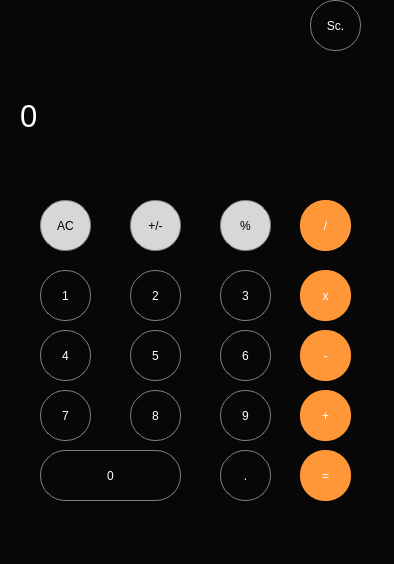
<?xml version="1.0" encoding="UTF-8"?>
<ui version="4.0">
 <class>Calculator</class>
 <widget class="QMainWindow" name="Calculator">
  <property name="geometry">
   <rect>
    <x>0</x>
    <y>0</y>
    <width>394</width>
    <height>564</height>
   </rect>
  </property>
  <property name="windowTitle">
   <string>Calculator</string>
  </property>
  <property name="styleSheet">
   <string notr="true">background-color: rgb(7, 7, 7);</string>
  </property>
  <widget class="QWidget" name="centralwidget">
   <widget class="QLabel" name="label">
    <property name="enabled">
     <bool>true</bool>
    </property>
    <property name="geometry">
     <rect>
      <x>20</x>
      <y>60</y>
      <width>331</width>
      <height>111</height>
     </rect>
    </property>
    <property name="palette">
     <palette>
      <active>
       <colorrole role="WindowText">
        <brush brushstyle="SolidPattern">
         <color alpha="255">
          <red>255</red>
          <green>255</green>
          <blue>255</blue>
         </color>
        </brush>
       </colorrole>
       <colorrole role="Button">
        <brush brushstyle="SolidPattern">
         <color alpha="255">
          <red>7</red>
          <green>7</green>
          <blue>7</blue>
         </color>
        </brush>
       </colorrole>
       <colorrole role="Text">
        <brush brushstyle="SolidPattern">
         <color alpha="255">
          <red>255</red>
          <green>255</green>
          <blue>255</blue>
         </color>
        </brush>
       </colorrole>
       <colorrole role="ButtonText">
        <brush brushstyle="SolidPattern">
         <color alpha="255">
          <red>255</red>
          <green>255</green>
          <blue>255</blue>
         </color>
        </brush>
       </colorrole>
       <colorrole role="Base">
        <brush brushstyle="SolidPattern">
         <color alpha="255">
          <red>7</red>
          <green>7</green>
          <blue>7</blue>
         </color>
        </brush>
       </colorrole>
       <colorrole role="Window">
        <brush brushstyle="SolidPattern">
         <color alpha="255">
          <red>7</red>
          <green>7</green>
          <blue>7</blue>
         </color>
        </brush>
       </colorrole>
       <colorrole role="PlaceholderText">
        <brush brushstyle="NoBrush">
         <color alpha="128">
          <red>255</red>
          <green>255</green>
          <blue>255</blue>
         </color>
        </brush>
       </colorrole>
      </active>
      <inactive>
       <colorrole role="WindowText">
        <brush brushstyle="SolidPattern">
         <color alpha="255">
          <red>255</red>
          <green>255</green>
          <blue>255</blue>
         </color>
        </brush>
       </colorrole>
       <colorrole role="Button">
        <brush brushstyle="SolidPattern">
         <color alpha="255">
          <red>7</red>
          <green>7</green>
          <blue>7</blue>
         </color>
        </brush>
       </colorrole>
       <colorrole role="Text">
        <brush brushstyle="SolidPattern">
         <color alpha="255">
          <red>255</red>
          <green>255</green>
          <blue>255</blue>
         </color>
        </brush>
       </colorrole>
       <colorrole role="ButtonText">
        <brush brushstyle="SolidPattern">
         <color alpha="255">
          <red>255</red>
          <green>255</green>
          <blue>255</blue>
         </color>
        </brush>
       </colorrole>
       <colorrole role="Base">
        <brush brushstyle="SolidPattern">
         <color alpha="255">
          <red>7</red>
          <green>7</green>
          <blue>7</blue>
         </color>
        </brush>
       </colorrole>
       <colorrole role="Window">
        <brush brushstyle="SolidPattern">
         <color alpha="255">
          <red>7</red>
          <green>7</green>
          <blue>7</blue>
         </color>
        </brush>
       </colorrole>
       <colorrole role="PlaceholderText">
        <brush brushstyle="NoBrush">
         <color alpha="128">
          <red>255</red>
          <green>255</green>
          <blue>255</blue>
         </color>
        </brush>
       </colorrole>
      </inactive>
      <disabled>
       <colorrole role="WindowText">
        <brush brushstyle="SolidPattern">
         <color alpha="255">
          <red>255</red>
          <green>255</green>
          <blue>255</blue>
         </color>
        </brush>
       </colorrole>
       <colorrole role="Button">
        <brush brushstyle="SolidPattern">
         <color alpha="255">
          <red>7</red>
          <green>7</green>
          <blue>7</blue>
         </color>
        </brush>
       </colorrole>
       <colorrole role="Text">
        <brush brushstyle="SolidPattern">
         <color alpha="255">
          <red>255</red>
          <green>255</green>
          <blue>255</blue>
         </color>
        </brush>
       </colorrole>
       <colorrole role="ButtonText">
        <brush brushstyle="SolidPattern">
         <color alpha="255">
          <red>255</red>
          <green>255</green>
          <blue>255</blue>
         </color>
        </brush>
       </colorrole>
       <colorrole role="Base">
        <brush brushstyle="SolidPattern">
         <color alpha="255">
          <red>7</red>
          <green>7</green>
          <blue>7</blue>
         </color>
        </brush>
       </colorrole>
       <colorrole role="Window">
        <brush brushstyle="SolidPattern">
         <color alpha="255">
          <red>7</red>
          <green>7</green>
          <blue>7</blue>
         </color>
        </brush>
       </colorrole>
       <colorrole role="PlaceholderText">
        <brush brushstyle="NoBrush">
         <color alpha="128">
          <red>255</red>
          <green>255</green>
          <blue>255</blue>
         </color>
        </brush>
       </colorrole>
      </disabled>
     </palette>
    </property>
    <property name="font">
     <font>
      <pointsize>23</pointsize>
     </font>
    </property>
    <property name="layoutDirection">
     <enum>Qt::LeftToRight</enum>
    </property>
    <property name="styleSheet">
     <string notr="true">QLabel {
	color: rgb(255, 255, 255);
  qproperty-alignment: 'AlignVCenter | AlignRight';
}

</string>
    </property>
    <property name="text">
     <string>0</string>
    </property>
    <property name="textFormat">
     <enum>Qt::PlainText</enum>
    </property>
   </widget>
   <widget class="QPushButton" name="button0">
    <property name="geometry">
     <rect>
      <x>40</x>
      <y>450</y>
      <width>141</width>
      <height>51</height>
     </rect>
    </property>
    <property name="styleSheet">
     <string notr="true">QPushButton{
color: rgb(255, 255, 255);
border: 1px solid gray;border-radius: 25px;}

QPushButton:pressed {
color: rgb(100,100,100);
    background-color: qlineargradient(x1: 0, y1: 0, x2: 0, y2: 1,
                                      stop: 0 #dadbde, stop: 1 #f6f7fa);
}</string>
    </property>
    <property name="text">
     <string>0</string>
    </property>
   </widget>
   <widget class="QPushButton" name="button1">
    <property name="geometry">
     <rect>
      <x>40</x>
      <y>270</y>
      <width>51</width>
      <height>51</height>
     </rect>
    </property>
    <property name="styleSheet">
     <string notr="true">QPushButton{
	color: rgb(255, 255, 255);
border: 1px solid gray;border-radius: 25px;}

QPushButton:pressed {
color: rgb(100,100,100);
    background-color: qlineargradient(x1: 0, y1: 0, x2: 0, y2: 1,
                                      stop: 0 #dadbde, stop: 1 #f6f7fa);
}</string>
    </property>
    <property name="text">
     <string>1</string>
    </property>
   </widget>
   <widget class="QPushButton" name="button2">
    <property name="geometry">
     <rect>
      <x>130</x>
      <y>270</y>
      <width>51</width>
      <height>51</height>
     </rect>
    </property>
    <property name="styleSheet">
     <string notr="true">QPushButton{
color: rgb(255, 255, 255);
border: 1px solid gray;border-radius: 25px;}

QPushButton:pressed {
color: rgb(100,100,100);
    background-color: qlineargradient(x1: 0, y1: 0, x2: 0, y2: 1,
                                      stop: 0 #dadbde, stop: 1 #f6f7fa);
}</string>
    </property>
    <property name="text">
     <string>2</string>
    </property>
   </widget>
   <widget class="QPushButton" name="button3">
    <property name="geometry">
     <rect>
      <x>220</x>
      <y>270</y>
      <width>51</width>
      <height>51</height>
     </rect>
    </property>
    <property name="styleSheet">
     <string notr="true">QPushButton{
color: rgb(255, 255, 255);
border: 1px solid gray;border-radius: 25px;}

QPushButton:pressed {
color: rgb(100,100,100);
    background-color: qlineargradient(x1: 0, y1: 0, x2: 0, y2: 1,
                                      stop: 0 #dadbde, stop: 1 #f6f7fa);
}</string>
    </property>
    <property name="text">
     <string>3</string>
    </property>
   </widget>
   <widget class="QPushButton" name="button4">
    <property name="geometry">
     <rect>
      <x>40</x>
      <y>330</y>
      <width>51</width>
      <height>51</height>
     </rect>
    </property>
    <property name="styleSheet">
     <string notr="true">QPushButton{
color: rgb(255, 255, 255);
border: 1px solid gray;border-radius: 25px;}

QPushButton:pressed {
color: rgb(100,100,100);
    background-color: qlineargradient(x1: 0, y1: 0, x2: 0, y2: 1,
                                      stop: 0 #dadbde, stop: 1 #f6f7fa);
}</string>
    </property>
    <property name="text">
     <string>4</string>
    </property>
   </widget>
   <widget class="QPushButton" name="button5">
    <property name="geometry">
     <rect>
      <x>130</x>
      <y>330</y>
      <width>51</width>
      <height>51</height>
     </rect>
    </property>
    <property name="styleSheet">
     <string notr="true">QPushButton{
color: rgb(255, 255, 255);
border: 1px solid gray;border-radius: 25px;}

QPushButton:pressed {
color: rgb(100,100,100);
    background-color: qlineargradient(x1: 0, y1: 0, x2: 0, y2: 1,
                                      stop: 0 #dadbde, stop: 1 #f6f7fa);
}</string>
    </property>
    <property name="text">
     <string>5</string>
    </property>
   </widget>
   <widget class="QPushButton" name="button6">
    <property name="geometry">
     <rect>
      <x>220</x>
      <y>330</y>
      <width>51</width>
      <height>51</height>
     </rect>
    </property>
    <property name="styleSheet">
     <string notr="true">QPushButton{
color: rgb(255, 255, 255);
border: 1px solid gray;border-radius: 25px;}

QPushButton:pressed {
color: rgb(100,100,100);
    background-color: qlineargradient(x1: 0, y1: 0, x2: 0, y2: 1,
                                      stop: 0 #dadbde, stop: 1 #f6f7fa);
}</string>
    </property>
    <property name="text">
     <string>6</string>
    </property>
   </widget>
   <widget class="QPushButton" name="button7">
    <property name="geometry">
     <rect>
      <x>40</x>
      <y>390</y>
      <width>51</width>
      <height>51</height>
     </rect>
    </property>
    <property name="styleSheet">
     <string notr="true">QPushButton{
color: rgb(255, 255, 255);
border: 1px solid gray;border-radius: 25px;}

QPushButton:pressed {
color: rgb(100,100,100);
    background-color: qlineargradient(x1: 0, y1: 0, x2: 0, y2: 1,
                                      stop: 0 #dadbde, stop: 1 #f6f7fa);
}</string>
    </property>
    <property name="text">
     <string>7</string>
    </property>
   </widget>
   <widget class="QPushButton" name="button8">
    <property name="geometry">
     <rect>
      <x>130</x>
      <y>390</y>
      <width>51</width>
      <height>51</height>
     </rect>
    </property>
    <property name="styleSheet">
     <string notr="true">QPushButton{
color: rgb(255, 255, 255);
border: 1px solid gray;border-radius: 25px;}

QPushButton:pressed {
color: rgb(100,100,100);
    background-color: qlineargradient(x1: 0, y1: 0, x2: 0, y2: 1,
                                      stop: 0 #dadbde, stop: 1 #f6f7fa);
}</string>
    </property>
    <property name="text">
     <string>8</string>
    </property>
   </widget>
   <widget class="QPushButton" name="button9">
    <property name="geometry">
     <rect>
      <x>220</x>
      <y>390</y>
      <width>51</width>
      <height>51</height>
     </rect>
    </property>
    <property name="styleSheet">
     <string notr="true">QPushButton{
color: rgb(255, 255, 255);
border: 1px solid gray;border-radius: 25px;}

QPushButton:pressed {
color: rgb(100,100,100);
    background-color: qlineargradient(x1: 0, y1: 0, x2: 0, y2: 1,
                                      stop: 0 #dadbde, stop: 1 #f6f7fa);
}</string>
    </property>
    <property name="text">
     <string>9</string>
    </property>
   </widget>
   <widget class="QPushButton" name="buttonAC">
    <property name="geometry">
     <rect>
      <x>40</x>
      <y>200</y>
      <width>51</width>
      <height>51</height>
     </rect>
    </property>
    <property name="styleSheet">
     <string notr="true">QPushButton{
background-color: rgb(215, 215, 215);
  border: 1px solid gray;border-radius: 25px;
}
QPushButton:pressed {
    background-color: qlineargradient(x1: 0, y1: 0, x2: 0, y2: 1,
                                      stop: 0 #BEBEBE, stop: 1 #D7D7D7);
}</string>
    </property>
    <property name="text">
     <string>AC</string>
    </property>
   </widget>
   <widget class="QPushButton" name="buttonplus_minus">
    <property name="geometry">
     <rect>
      <x>130</x>
      <y>200</y>
      <width>51</width>
      <height>51</height>
     </rect>
    </property>
    <property name="styleSheet">
     <string notr="true">QPushButton{
background-color: rgb(215, 215, 215);
  border: 1px solid gray;border-radius: 25px;
}
QPushButton:pressed {
    background-color: qlineargradient(x1: 0, y1: 0, x2: 0, y2: 1,
                                      stop: 0 #BEBEBE, stop: 1 #D7D7D7);
}</string>
    </property>
    <property name="text">
     <string>+/-</string>
    </property>
   </widget>
   <widget class="QPushButton" name="buttonpercent">
    <property name="geometry">
     <rect>
      <x>220</x>
      <y>200</y>
      <width>51</width>
      <height>51</height>
     </rect>
    </property>
    <property name="styleSheet">
     <string notr="true">QPushButton{
background-color: rgb(215, 215, 215);
  border: 1px solid gray;border-radius: 25px;
}
QPushButton:pressed {
    background-color: qlineargradient(x1: 0, y1: 0, x2: 0, y2: 1,
                                      stop: 0 #BEBEBE, stop: 1 #D7D7D7);
}</string>
    </property>
    <property name="text">
     <string>%</string>
    </property>
   </widget>
   <widget class="QPushButton" name="buttondivide">
    <property name="geometry">
     <rect>
      <x>300</x>
      <y>200</y>
      <width>51</width>
      <height>51</height>
     </rect>
    </property>
    <property name="styleSheet">
     <string notr="true"> QPushButton{
background-color: rgb(255, 151, 57);
  color: white; 
border-radius: 25px;}
QPushButton:pressed {
    background-color: qlineargradient(x1: 0, y1: 0, x2: 0, y2: 1,
                                      stop: 0 #FF7832, stop: 1 #FF9739);
}</string>
    </property>
    <property name="text">
     <string>/</string>
    </property>
   </widget>
   <widget class="QPushButton" name="buttonmult">
    <property name="geometry">
     <rect>
      <x>300</x>
      <y>270</y>
      <width>51</width>
      <height>51</height>
     </rect>
    </property>
    <property name="styleSheet">
     <string notr="true"> QPushButton{
background-color: rgb(255, 151, 57);
  color: white; 
border-radius: 25px;}
QPushButton:pressed {
    background-color: qlineargradient(x1: 0, y1: 0, x2: 0, y2: 1,
                                      stop: 0 #FF7832, stop: 1 #FF9739);
}</string>
    </property>
    <property name="text">
     <string>x</string>
    </property>
   </widget>
   <widget class="QPushButton" name="buttonminus">
    <property name="geometry">
     <rect>
      <x>300</x>
      <y>330</y>
      <width>51</width>
      <height>51</height>
     </rect>
    </property>
    <property name="styleSheet">
     <string notr="true"> QPushButton{
background-color: rgb(255, 151, 57);
  color: white; 
border-radius: 25px;}
QPushButton:pressed {
    background-color: qlineargradient(x1: 0, y1: 0, x2: 0, y2: 1,
                                      stop: 0 #FF7832, stop: 1 #FF9739);
}</string>
    </property>
    <property name="text">
     <string>-</string>
    </property>
   </widget>
   <widget class="QPushButton" name="buttonplus">
    <property name="geometry">
     <rect>
      <x>300</x>
      <y>390</y>
      <width>51</width>
      <height>51</height>
     </rect>
    </property>
    <property name="styleSheet">
     <string notr="true"> QPushButton{
background-color: rgb(255, 151, 57);
  color: white; 
border-radius: 25px;}
QPushButton:pressed {
    background-color: qlineargradient(x1: 0, y1: 0, x2: 0, y2: 1,
                                      stop: 0 #FF7832, stop: 1 #FF9739);
}</string>
    </property>
    <property name="text">
     <string>+</string>
    </property>
   </widget>
   <widget class="QPushButton" name="buttonequal">
    <property name="geometry">
     <rect>
      <x>300</x>
      <y>450</y>
      <width>51</width>
      <height>51</height>
     </rect>
    </property>
    <property name="styleSheet">
     <string notr="true"> QPushButton{
background-color: rgb(255, 151, 57);
  color: white; 
border-radius: 25px;}
QPushButton:pressed {
    background-color: qlineargradient(x1: 0, y1: 0, x2: 0, y2: 1,
                                      stop: 0 #FF7832, stop: 1 #FF9739);
}</string>
    </property>
    <property name="text">
     <string>=</string>
    </property>
   </widget>
   <widget class="QPushButton" name="buttonpoint">
    <property name="geometry">
     <rect>
      <x>220</x>
      <y>450</y>
      <width>51</width>
      <height>51</height>
     </rect>
    </property>
    <property name="styleSheet">
     <string notr="true">QPushButton{
color: rgb(255, 255, 255);
border: 1px solid gray;border-radius: 25px;}

QPushButton:pressed {
color: rgb(100,100,100);
    background-color: qlineargradient(x1: 0, y1: 0, x2: 0, y2: 1,
                                      stop: 0 #dadbde, stop: 1 #f6f7fa);
}</string>
    </property>
    <property name="text">
     <string>.</string>
    </property>
   </widget>
   <widget class="QPushButton" name="buttonscientific">
    <property name="geometry">
     <rect>
      <x>310</x>
      <y>0</y>
      <width>51</width>
      <height>51</height>
     </rect>
    </property>
    <property name="styleSheet">
     <string notr="true">QPushButton{
color: rgb(255, 255, 255);
border: 1px solid gray;border-radius: 25px;}

QPushButton:pressed {
color: rgb(100,100,100);
    background-color: qlineargradient(x1: 0, y1: 0, x2: 0, y2: 1,
                                      stop: 0 #dadbde, stop: 1 #f6f7fa);
}</string>
    </property>
    <property name="text">
     <string>Sc.</string>
    </property>
   </widget>
  </widget>
  <widget class="QStatusBar" name="statusbar"/>
  <widget class="QMenuBar" name="menubar">
   <property name="geometry">
    <rect>
     <x>0</x>
     <y>0</y>
     <width>394</width>
     <height>26</height>
    </rect>
   </property>
  </widget>
 </widget>
 <resources/>
 <connections/>
</ui>
